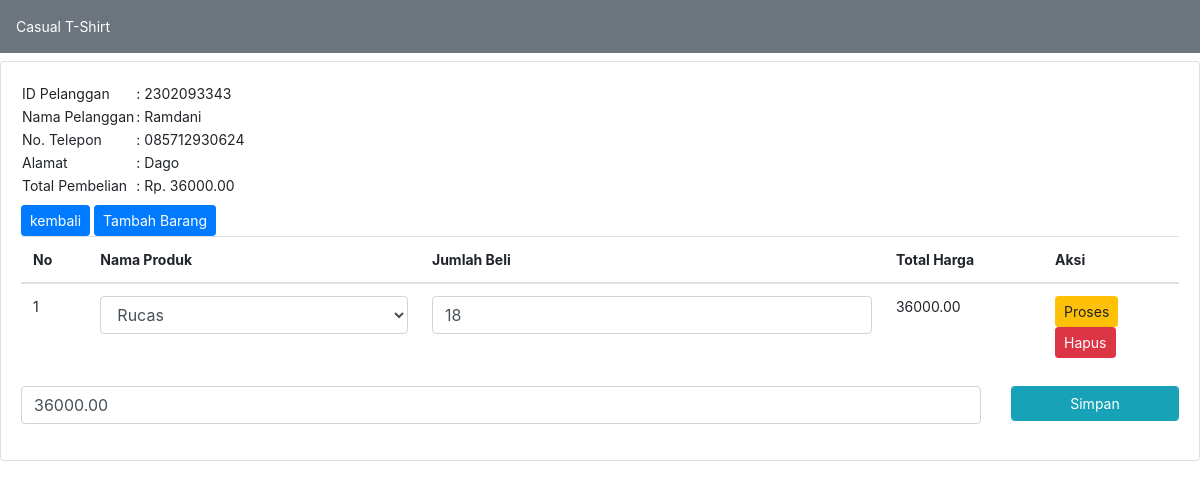
The page /detailspembelian.php?PelangganID=2302093343 on the database its author committed.
### tables this page shows
CREATE TABLE `penjualan` (
  `PenjualanID` int(11) NOT NULL,
  `TanggalPenjualan` date NOT NULL,
  `TotalHarga` decimal(10,2) NOT NULL,
  `PelangganID` varchar(15) NOT NULL
);

CREATE TABLE `pelanggan` (
  `PelangganID` varchar(15) NOT NULL,
  `NamaPelanggan` varchar(255) NOT NULL,
  `Alamat` text NOT NULL,
  `NomorTelepon` varchar(15) NOT NULL
);

CREATE TABLE `detailpenjualan` (
  `DetailID` int(11) NOT NULL,
  `PenjualanID` int(11) NOT NULL,
  `ProdukID` int(11) NOT NULL,
  `JumlahProduk` int(11) NOT NULL,
  `Subtotal` decimal(10,2) NOT NULL
);

CREATE TABLE `produk` (
  `ProdukID` int(11) NOT NULL,
  `NamaProduk` varchar(255) NOT NULL,
  `Harga` decimal(10,2) NOT NULL,
  `Stok` int(11) NOT NULL
);

### detailspembelian.php (the view, shortened to what this page needs)
<!doctype html>
<html lang="en">
  <head>
<link href="assets//css/bootstrap.min.css" rel="stylesheet">
    <link href="asset/css/dashboard.css" rel="stylesheet">
  </head>
  <body>
  <div class="p-3 mb-2 bg-secondary text-white">Casual T-Shirt</div>
        <div class="card mt-2">
	<div class="card-body">
		<?php
		include 'koneksi.php';
		$PelangganID = $_GET['PelangganID'];
		$data = mysqli_query($connection ,"SELECT * FROM pelanggan INNER JOIN penjualan ON pelanggan.PelangganID=penjualan.PelangganID");
		while($d = mysqli_fetch_array($data)){
			?>
			<?php if ($d['PelangganID'] == $PelangganID) { ?>
				<table>
					<tr>
						<td>ID Pelanggan</td>
						<td>: <?php echo $d['PelangganID']; ?></td>
					</tr>
					<tr>
						<td>Nama Pelanggan</td>
						<td>: <?php echo $d['NamaPelanggan']; ?></td>
					</tr>
					<tr>
						<td>No. Telepon</td>
						<td>: <?php echo $d['NomorTelepon']; ?></td>
					</tr>
					<tr>
						<td>Alamat</td>
						<td>: <?php echo $d['Alamat']; ?></td>
					</tr>
					<tr>
						<td>Total Pembelian</td>
						<td>: Rp. <?php echo $d['TotalHarga']; ?></td>
					</tr>
				</table>
				<form method="post" action="tambah_detail_penjualan.php">
					<a href="pembelian.php" class="btn btn-primary btn-sm mt-2">kembali</a>
					<a href="proses_simpan_barang"><button type="submit" class="btn btn-primary btn-sm mt-2">
						Tambah Barang
					</button></a>
				</form>
				<table class="table">
					<thead>
						<tr>
							<th>No</th>
							<th>Nama Produk</th>
							<th>Jumlah Beli</th>
							<th>Total Harga</th>
							<th>Aksi</th>
						</tr>
					</thead>
					<tbody>
						<?php
						include 'koneksi.php';
						$nos = 1;
						$detailpenjualan = mysqli_query($connection,"SELECT * FROM detailpenjualan");
						while($d_detailpenjualan = mysqli_fetch_array($detailpenjualan)){
							?>
							<?php
							if ($d_detailpenjualan['PenjualanID'] == $d['PenjualanID']) { ?>
								<tr>
									<td><?php echo $nos++; ?></td>
									<td>
										<form action="simpan_barang_beli.php" method="post">
											<div class="form-group">
												<select name="ProdukID" class="form-control" onchange="this.form.submit()">
													<?php
													include 'koneksi.php';
													$produk = mysqli_query($connection,"SELECT * FROM produk");
													while($d_produk = mysqli_fetch_array($produk)){
														?>
														<option value="<?php echo $d_produk['ProdukID']; ?>" <?php if ($d_produk['ProdukID']==$d_detailpenjualan['ProdukID']) { echo "selected"; } ?>><?php echo $d_produk['NamaProduk']; ?></option>
													<?php } ?>
												</select>
											</div>
										</form>
									</td>
									<td>
										<form method="post" action="hitung_subtotal.php">
											<div class="form-group">
												<input type="number" name="JumlahProduk" value="<?php echo $d_detailpenjualan['JumlahProduk']; ?>" class="form-control">
											</div>
										</td>
										<td><?php echo $d_detailpenjualan['Subtotal']; ?></td>
										<td>
											<button type="submit" class="btn btn-warning btn-sm">Proses</button>
										<form method="post" action="hapus_detail_pembelian.php">
											<button type="submit" class="btn btn-danger btn-sm">Hapus</button>
										</form>
									</td>
								</tr>
							<?php } else {
								?>
								<?php
							}
						}
						?>
					</tbody>
				</table>
				<form method="post" action="simpan_total_harga.php">
					<?php
					include 'koneksi.php';
					$detailpenjualan = mysqli_query($connection, "SELECT SUM(Subtotal) AS TotalHarga FROM detailpenjualan WHERE 	PenjualanID='$d[PenjualanID]'");
					$row = mysqli_fetch_assoc($detailpenjualan);
					$sum = $row['TotalHarga'];
					?>
					<div class="row">
						<div class="col-sm-10">
							<div class="form-group">
								<input type="text" class="form-control" name="TotalHarga" value="<?php echo $sum; ?>">
							</div>
						</div>
						<div class="col-sm-2">
							<div class="form-group">
								<button class="btn btn-info btn-sm form-control" type="submit">Simpan</button>
							</div>
						</div>
					</div>
				</form>
			<?php } else { ?>
				<?php
			}
		}
		?>
	</div>
</div>
  </body>
</html>

### assets/css/dashboard.css (style rules this page uses)
body { font-size: .875rem; }

### detailspembelian.php (style rules this page uses)
body { background-color: #grey; }

### rows shown on the page
penjualan: PelangganID "2302093343", PelangganID.NamaPelanggan "Ramdani", PelangganID.NomorTelepon "085712930624", PelangganID.Alamat "Dago", TotalHarga "36000.00"
detailpenjualan: ProdukID "Rucas", JumlahProduk "18", Subtotal "36000.00"
